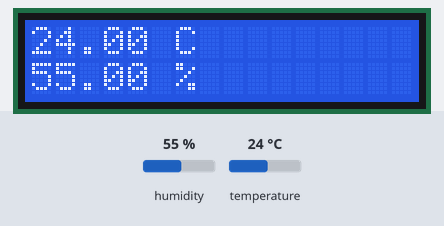
A program run on a simulated Arduino Uno, built with avr-gcc and run on an emulated ATmega328P. On the bench: 16×2 character LCD. The test bench sets the inputs (shaded band); at power-on: humidity 55 %, temperature 24 °C. What the program prints to the serial monitor is not drawn.

Above: at 1.2 s.
1.3 s: humidity set to 22 %
At 2.5 s:
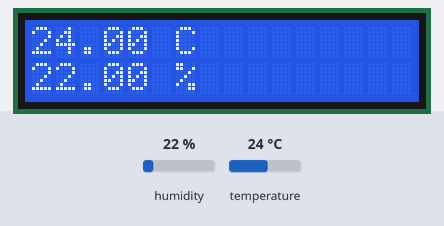
4.0 s: temperature set to 12 °C
At 5.5 s:
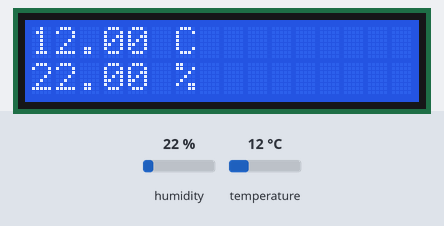
6.7 s: humidity set to 40 %
At 9.1 s:
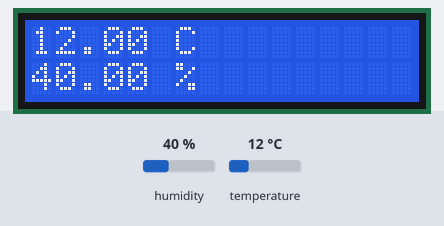
9.7 s: temperature set to 19 °C
At 10.8 s:
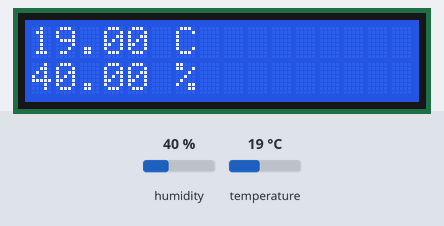
Timing chart, 0 to 12.7 s (numbered marks = the images above; inputs shaded):
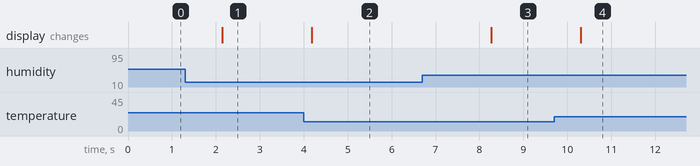

The program:

main.cpp
```cpp
#include <Arduino.h>
#include <Adafruit_Sensor.h>
#include <DHT.h>
#include <DHT_U.h>
#include <LiquidCrystal_I2C.h>

LiquidCrystal_I2C led(0x27, 16, 2);
#define DHT_PIN A0
#define DHT_TYPE DHT11

DHT dht(DHT_PIN, DHT_TYPE);

void setup() {
  led.init();
  led.backlight();
  led.setCursor(0,0);

  Serial.begin(9600);
  dht.begin();
}

void loop() {
  float wilgotnosc = dht.readHumidity();
  float temperatura = dht.readTemperature();


  Serial.print("Temperatura: ");
  Serial.print(temperatura);
  Serial.println(" C");

  Serial.print("Wilgotnosc: ");
  Serial.print(wilgotnosc);
  Serial.println(" %");

  led.setCursor(0,0);
  led.print(temperatura);
  led.print(" C");
  led.setCursor(0,1);
  led.print(wilgotnosc);
  led.print(" %");

  delay(2000);

}
```

Measured:
- after the input at 1.3 s, the display: changes after 0.84 s (image 1)
- after the input at 4.0 s, the display: changes after 0.18 s (image 2)
- after the input at 6.7 s, the display: changes after 1.6 s (image 3)
- after the input at 9.7 s, the display: changes after 0.60 s (image 4)
